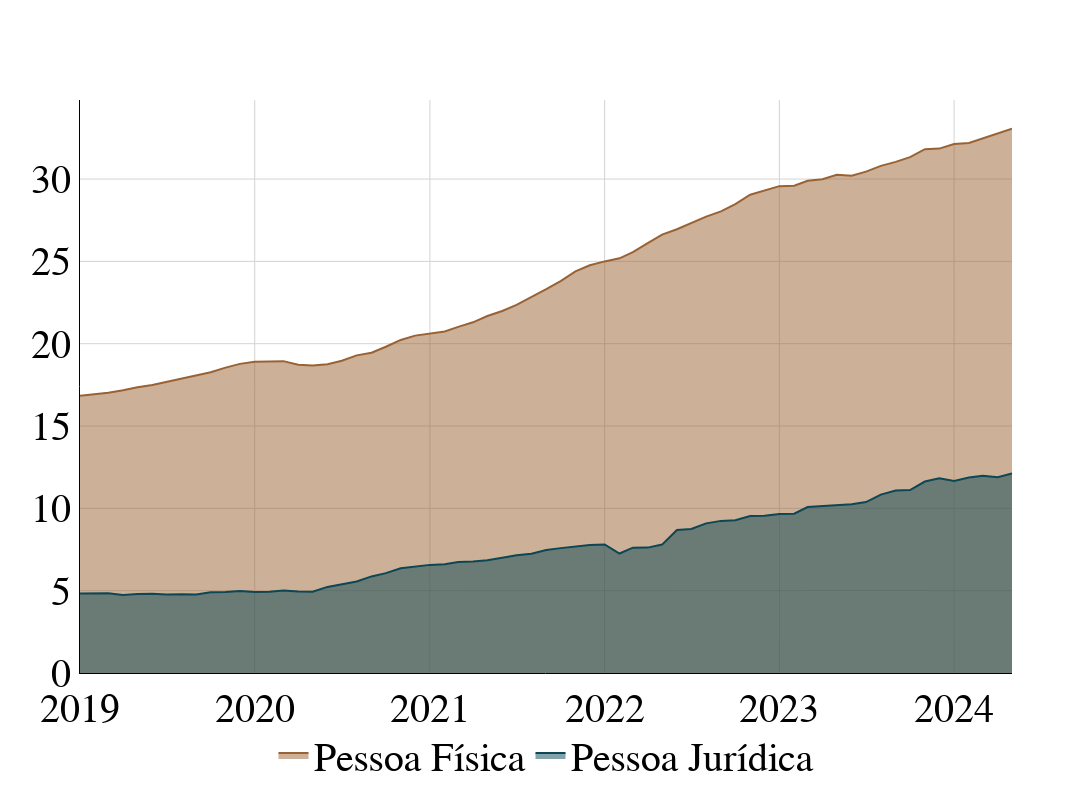

This figure's notebook cell:
### Code cell
import plotly.graph_objs as go

fig = go.Figure()

fig.add_trace(go.Scatter(
    x=data_cred['Data'], 
    y=data_cred['14003 - Saldo das operaï¿½ï¿½es de crï¿½dito do Sistema Financeiro Nacional - Alagoas - Pessoas fï¿½sicas - R$ (milhï¿½es)'],
    mode="lines",
    line=dict(color='#9a6233'),
    fill='tozeroy',
    name="Pessoa Física"
))

fig.add_trace(go.Scatter(
    x=data_cred['Data'], 
    y=data_cred['14030 - Saldo das operaï¿½ï¿½es de crï¿½dito do Sistema Financeiro Nacional - Alagoas - Pessoas jurï¿½dicas - R$ (milhï¿½es)'],
    mode="lines",
    line=dict(color='#0b4754'),
    fill='tozeroy',
    name="Pessoa Jurídica"
))

# Atualizando o layout do gráfico para remover o fundo
fig.update_layout(
    height=800,
    width=1200,
    plot_bgcolor='rgba(0,0,0,0)',  # Cor de fundo do gráfico
    paper_bgcolor='rgba(0,0,0,0)',  # Cor de fundo do papel (fundo geral)
    font={'family': 'Arial', 'size': 40, 'color': 'black'},
    legend=dict(
        orientation='h',
        yanchor='bottom',
        y=-0.2,
        xanchor='center',
        x=0.5
    )
)

# Atualizando os eixos
fig.update_xaxes(
    showgrid=True, gridwidth=1, gridcolor='lightgray',
    showline=True, linewidth=1, linecolor='black'
)
fig.update_yaxes(
    showgrid=True, gridwidth=1, gridcolor='lightgray',
    showline=True, linewidth=1, linecolor='black'
)

# Exibindo o gráfico
fig.show()
